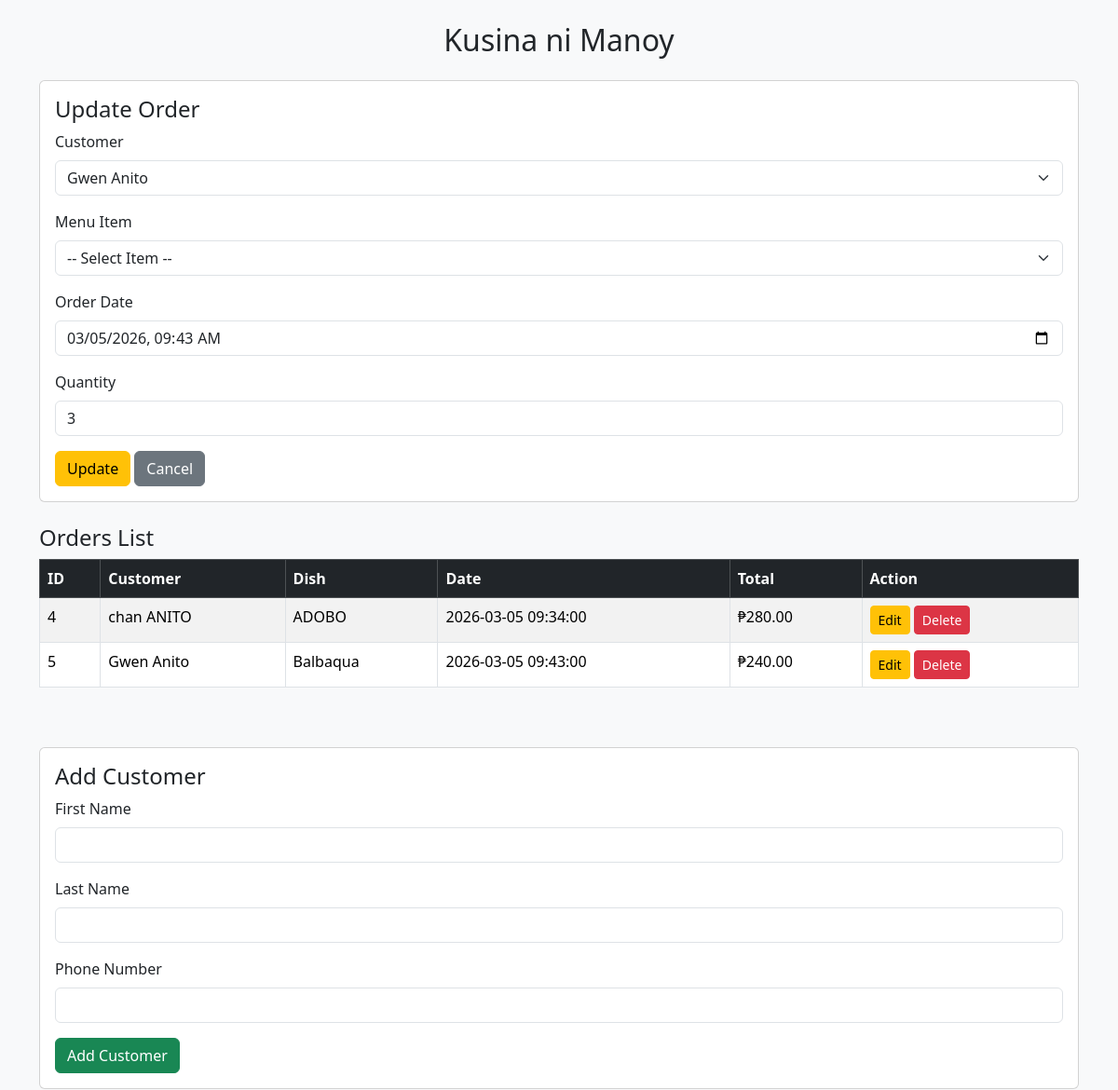
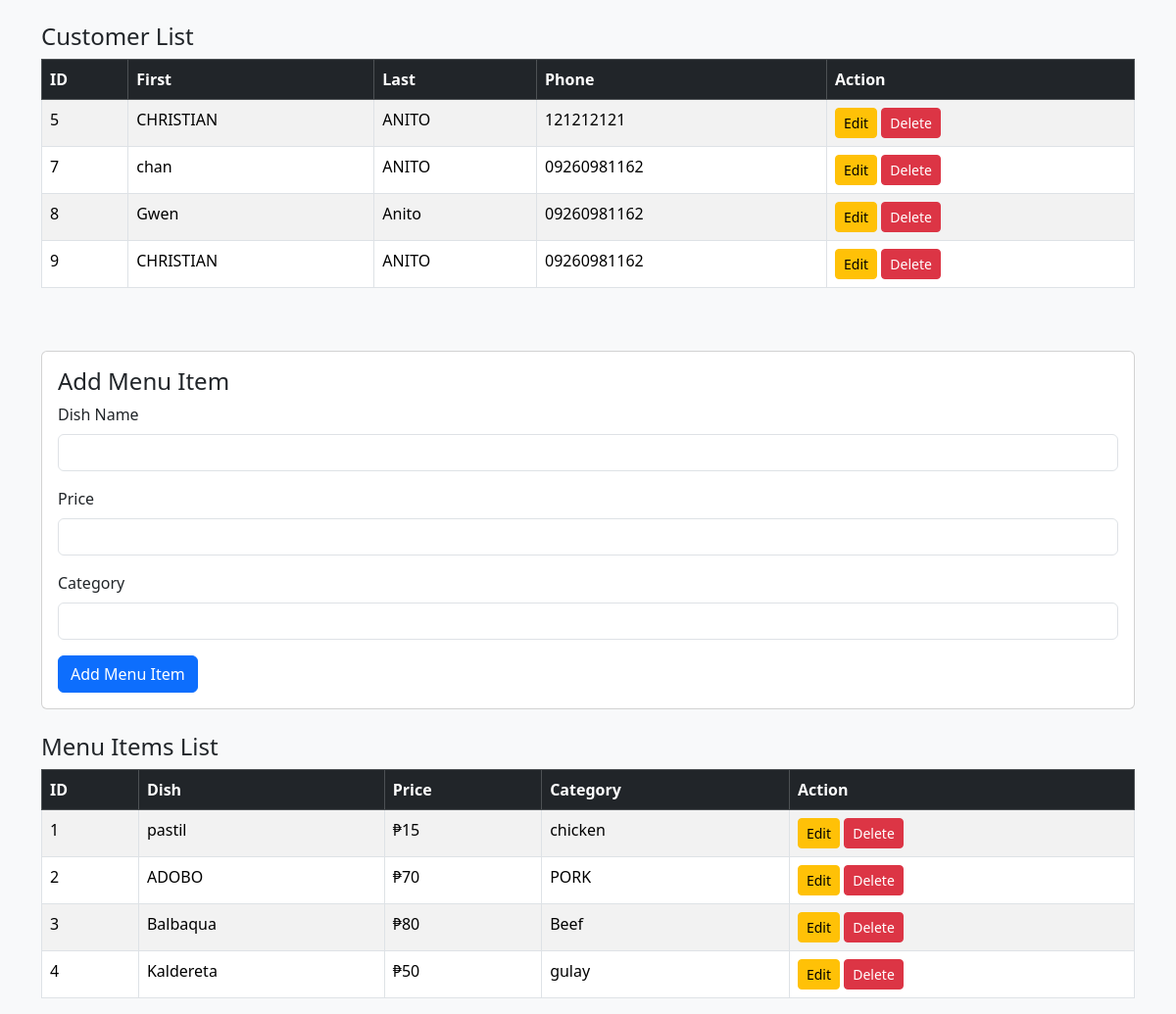
Page /crud/landing.php?edit_order=5 on the committed database (2 pictures, top to bottom).
### tables this page shows
CREATE TABLE `orders` (
  `order_id` int(11) NOT NULL,
  `customer_id` int(11) NOT NULL,
  `Item_id` int(11) NOT NULL,
  `order_date` datetime NOT NULL,
  `quantity` int(11) NOT NULL
);

CREATE TABLE `customers` (
  `customer_id` int(11) NOT NULL,
  `first_name` varchar(50) NOT NULL,
  `last_name` varchar(50) NOT NULL,
  `phone_number` varchar(15) DEFAULT NULL
);

CREATE TABLE `menuitems` (
  `item_id` int(11) NOT NULL,
  `dish_name` varchar(100) NOT NULL,
  `price` decimal(5,0) NOT NULL,
  `category` varchar(50) DEFAULT NULL
);

### crud/select.php (called while the page is built)
<?php
require 'config.php';
$stmt = $pdo->query("SELECT * FROM customers");
$customers = $stmt->fetchAll(PDO::FETCH_ASSOC);
$stmt = $pdo->query("SELECT * FROM menuitems");
$menuitems = $stmt->fetchAll(PDO::FETCH_ASSOC);
$stmt = $pdo->query("
    SELECT o.order_id,
           CONCAT(c.first_name, ' ', c.last_name) AS customer_name,
           m.dish_name,
           o.order_date,
           o.quantity,
           (o.quantity * m.price) AS total_price
    FROM orders o
    JOIN customers c ON o.customer_id = c.customer_id
    JOIN menuitems m ON o.item_id = m.item_id
");
$orders = $stmt->fetchAll(PDO::FETCH_ASSOC);
?>

### crud/landing.php (the view, shortened to what this page needs)
<?php
require 'delete.php';
require 'select.php';
?>
<!DOCTYPE html>
<html>
<head>
<link href="https://cdn.jsdelivr.net/npm/bootstrap@5.3.3/dist/css/bootstrap.min.css" rel="stylesheet">
</head>
<body class="bg-light">
<div class="container mt-4">
<h2 class="text-center mb-4">Kusina ni Manoy</h2>
<?php
$editCustomer = null;
$editMenuItem = null;
$editOrder = null;
if (isset($_GET['edit_order'])) {
    $stmt = $pdo->prepare("SELECT * FROM orders WHERE order_id = ?");
    $stmt->execute([$_GET['edit_order']]);
    $editOrder = $stmt->fetch(PDO::FETCH_ASSOC);
}
?>
<div class="card mb-4">
<div class="card-body">
<h4><?= $editOrder ? 'Update Order' : 'Add Order' ?></h4>
<form method="POST">
<div class="mb-3">
<label class="form-label">Customer</label>
<select name="customer_id" class="form-select" required>
<?php foreach ($customers as $customer): ?>
<option value="<?= $customer['customer_id'] ?>"
<?= (!empty($editOrder) && $editOrder['customer_id'] == $customer['customer_id']) ? 'selected' : '' ?>>
<?= $customer['first_name'] . ' ' . $customer['last_name'] ?>
</option>
<?php endforeach; ?>
</select>
</div>
<div class="mb-3">
<label class="form-label">Menu Item</label>
<select name="item_id" class="form-select" required>
<option value="">-- Select Item --</option>
</select>
</div>
<div class="mb-3">
<label class="form-label">Order Date</label>
<input type="datetime-local" class="form-control" name="order_date"
value="<?= !empty($editOrder) ? date('Y-m-d\TH:i', strtotime($editOrder['order_date'])) : '' ?>" required>
</div>
<div class="mb-3">
<label class="form-label">Quantity</label>
<input type="number" class="form-control" name="quantity"
value="<?= !empty($editOrder) ? $editOrder['quantity'] : '' ?>" min="1" required>
</div>
<?php if (!empty($editOrder)): ?>
<button class="btn btn-warning" type="submit" name="update_order">Update</button>
<a href="landing.php" class="btn btn-secondary">Cancel</a>
<?php else: ?>
<button class="btn btn-primary" type="submit" name="add_order">Add Order</button>
<?php endif; ?>
</form>
</div>
</div>
<h4>Orders List</h4>
<div class="table-responsive mb-5">
<table class="table table-bordered table-striped">
<thead class="table-dark">
<tr>
<th>ID</th>
<th>Customer</th>
<th>Dish</th>
<th>Date</th>
<th>Total</th>
<th>Action</th>
</tr>
</thead>
<tbody>
<?php foreach ($orders as $order): ?>
<tr>
<td><?= $order['order_id'] ?></td>
<td><?= $order['customer_name'] ?></td>
<td><?= $order['dish_name'] ?></td>
<td><?= $order['order_date'] ?></td>
<td>₱<?= number_format($order['total_price'], 2) ?></td>
<td>
<a href="?edit_order=<?= $order['order_id'] ?>" class="btn btn-sm btn-warning">Edit</a>
<a href="?delete_order=<?= $order['order_id'] ?>" class="btn btn-sm btn-danger">Delete</a>
</td>
</tr>
<?php endforeach; ?>
</tbody>
</table>
</div>
<div class="card mb-4">
<div class="card-body">
<h4><?= $editCustomer ? 'Update Customer' : 'Add Customer' ?></h4>
<form method="POST">
<div class="mb-3">
<label class="form-label">First Name</label>
<input type="text" class="form-control" name="first_name"
value="<?= !empty($editCustomer) ? $editCustomer['first_name'] : '' ?>" required>
</div>
<div class="mb-3">
<label class="form-label">Last Name</label>
<input type="text" class="form-control" name="last_name"
value="<?= !empty($editCustomer) ? $editCustomer['last_name'] : '' ?>" required>
</div>
<div class="mb-3">
<label class="form-label">Phone Number</label>
<input type="text" class="form-control" name="phone_number"
value="<?= !empty($editCustomer) ? $editCustomer['phone_number'] : '' ?>">
</div>
<?php if (!empty($editCustomer)): ?>
<button class="btn btn-warning" type="submit" name="update_customer">Update</button>
<a href="landing.php" class="btn btn-secondary">Cancel</a>
<?php else: ?>
<button class="btn btn-success" type="submit" name="add_customer">Add Customer</button>
<?php endif; ?>
</form>
</div>
</div>
<h4>Customer List</h4>
<div class="table-responsive mb-5">
<table class="table table-bordered table-striped">
<thead class="table-dark">
<tr>
<th>ID</th>
<th>First</th>
<th>Last</th>
<th>Phone</th>
<th>Action</th>
</tr>
</thead>
<tbody>
<?php foreach ($customers as $customer): ?>
<tr>
<td><?= $customer['customer_id'] ?></td>
<td><?= $customer['first_name'] ?></td>
<td><?= $customer['last_name'] ?></td>
<td><?= $customer['phone_number'] ?></td>
<td>
<a href="?edit_customer=<?= $customer['customer_id'] ?>" class="btn btn-sm btn-warning">Edit</a>
<a href="?delete_customer=<?= $customer['customer_id'] ?>" class="btn btn-sm btn-danger">Delete</a>
</td>
</tr>
<?php endforeach; ?>
</tbody>
</table>
</div>
<div class="card mb-4">
<div class="card-body">
<h4><?= $editMenuItem ? 'Update Menu Item' : 'Add Menu Item' ?></h4>
<form method="POST">
<div class="mb-3">
<label class="form-label">Dish Name</label>
<input type="text" class="form-control" name="dish_name"
value="<?= !empty($editMenuItem) ? $editMenuItem['dish_name'] : '' ?>" required>
</div>
<div class="mb-3">
<label class="form-label">Price</label>
<input type="number" step="0.01" class="form-control" name="price"
value="<?= !empty($editMenuItem) ? $editMenuItem['price'] : '' ?>" required>
</div>
<div class="mb-3">
<label class="form-label">Category</label>
<input type="text" class="form-control" name="category"
value="<?= !empty($editMenuItem) ? $editMenuItem['category'] : '' ?>">
</div>
<?php if (!empty($editMenuItem)): ?>
<button class="btn btn-warning" type="submit" name="update_menuitem">Update</button>
<a href="landing.php" class="btn btn-secondary">Cancel</a>
<?php else: ?>
<button class="btn btn-primary" type="submit" name="add_menuitem">Add Menu Item</button>
<?php endif; ?>
</form>
</div>
</div>
<h4>Menu Items List</h4>
<div class="table-responsive">
<table class="table table-bordered table-striped">
<thead class="table-dark">
<tr>
<th>ID</th>
<th>Dish</th>
<th>Price</th>
<th>Category</th>
<th>Action</th>
</tr>
</thead>
<tbody>
<?php foreach ($menuitems as $item): ?>
<tr>
<td><?= $item['item_id'] ?></td>
<td><?= $item['dish_name'] ?></td>
<td>₱<?= $item['price'] ?></td>
<td><?= $item['category'] ?></td>
<td>
<a href="?edit_menuitem=<?= $item['item_id'] ?>" class="btn btn-sm btn-warning">Edit</a>
<a href="?delete_menuitem=<?= $item['item_id'] ?>" class="btn btn-sm btn-danger">Delete</a>
</td>
</tr>
<?php endforeach; ?>
</tbody>
</table>
</div>
</div>
</body>
</html>

### rows in the picture
orders: customer_id "Gwen Anito", order_date "03/05/2026 09:43", quantity "3", order_id "5", customer_name "Gwen Anito", Item.dish_name "Balbaqua", order_date "2026-03-05 09:43:00", total_price "240.00"
orders: order_id "4", customer_name "chan ANITO", Item.dish_name "ADOBO", order_date "2026-03-05 09:34:00", total_price "280.00"
customers: customer_id "5", first_name "CHRISTIAN", last_name "ANITO", phone_number "121212121"
customers: customer_id "7", first_name "chan", last_name "ANITO", phone_number "09260981162"
customers: customer_id "8", first_name "Gwen", last_name "Anito", phone_number "09260981162"
customers: customer_id "9", first_name "CHRISTIAN", last_name "ANITO", phone_number "09260981162"
menuitems: item_id "1", dish_name "pastil", price "15", category "chicken"
menuitems: item_id "2", dish_name "ADOBO", price "70", category "PORK"
menuitems: item_id "3", dish_name "Balbaqua", price "80", category "Beef"
menuitems: item_id "4", dish_name "Kaldereta", price "50", category "gulay"
